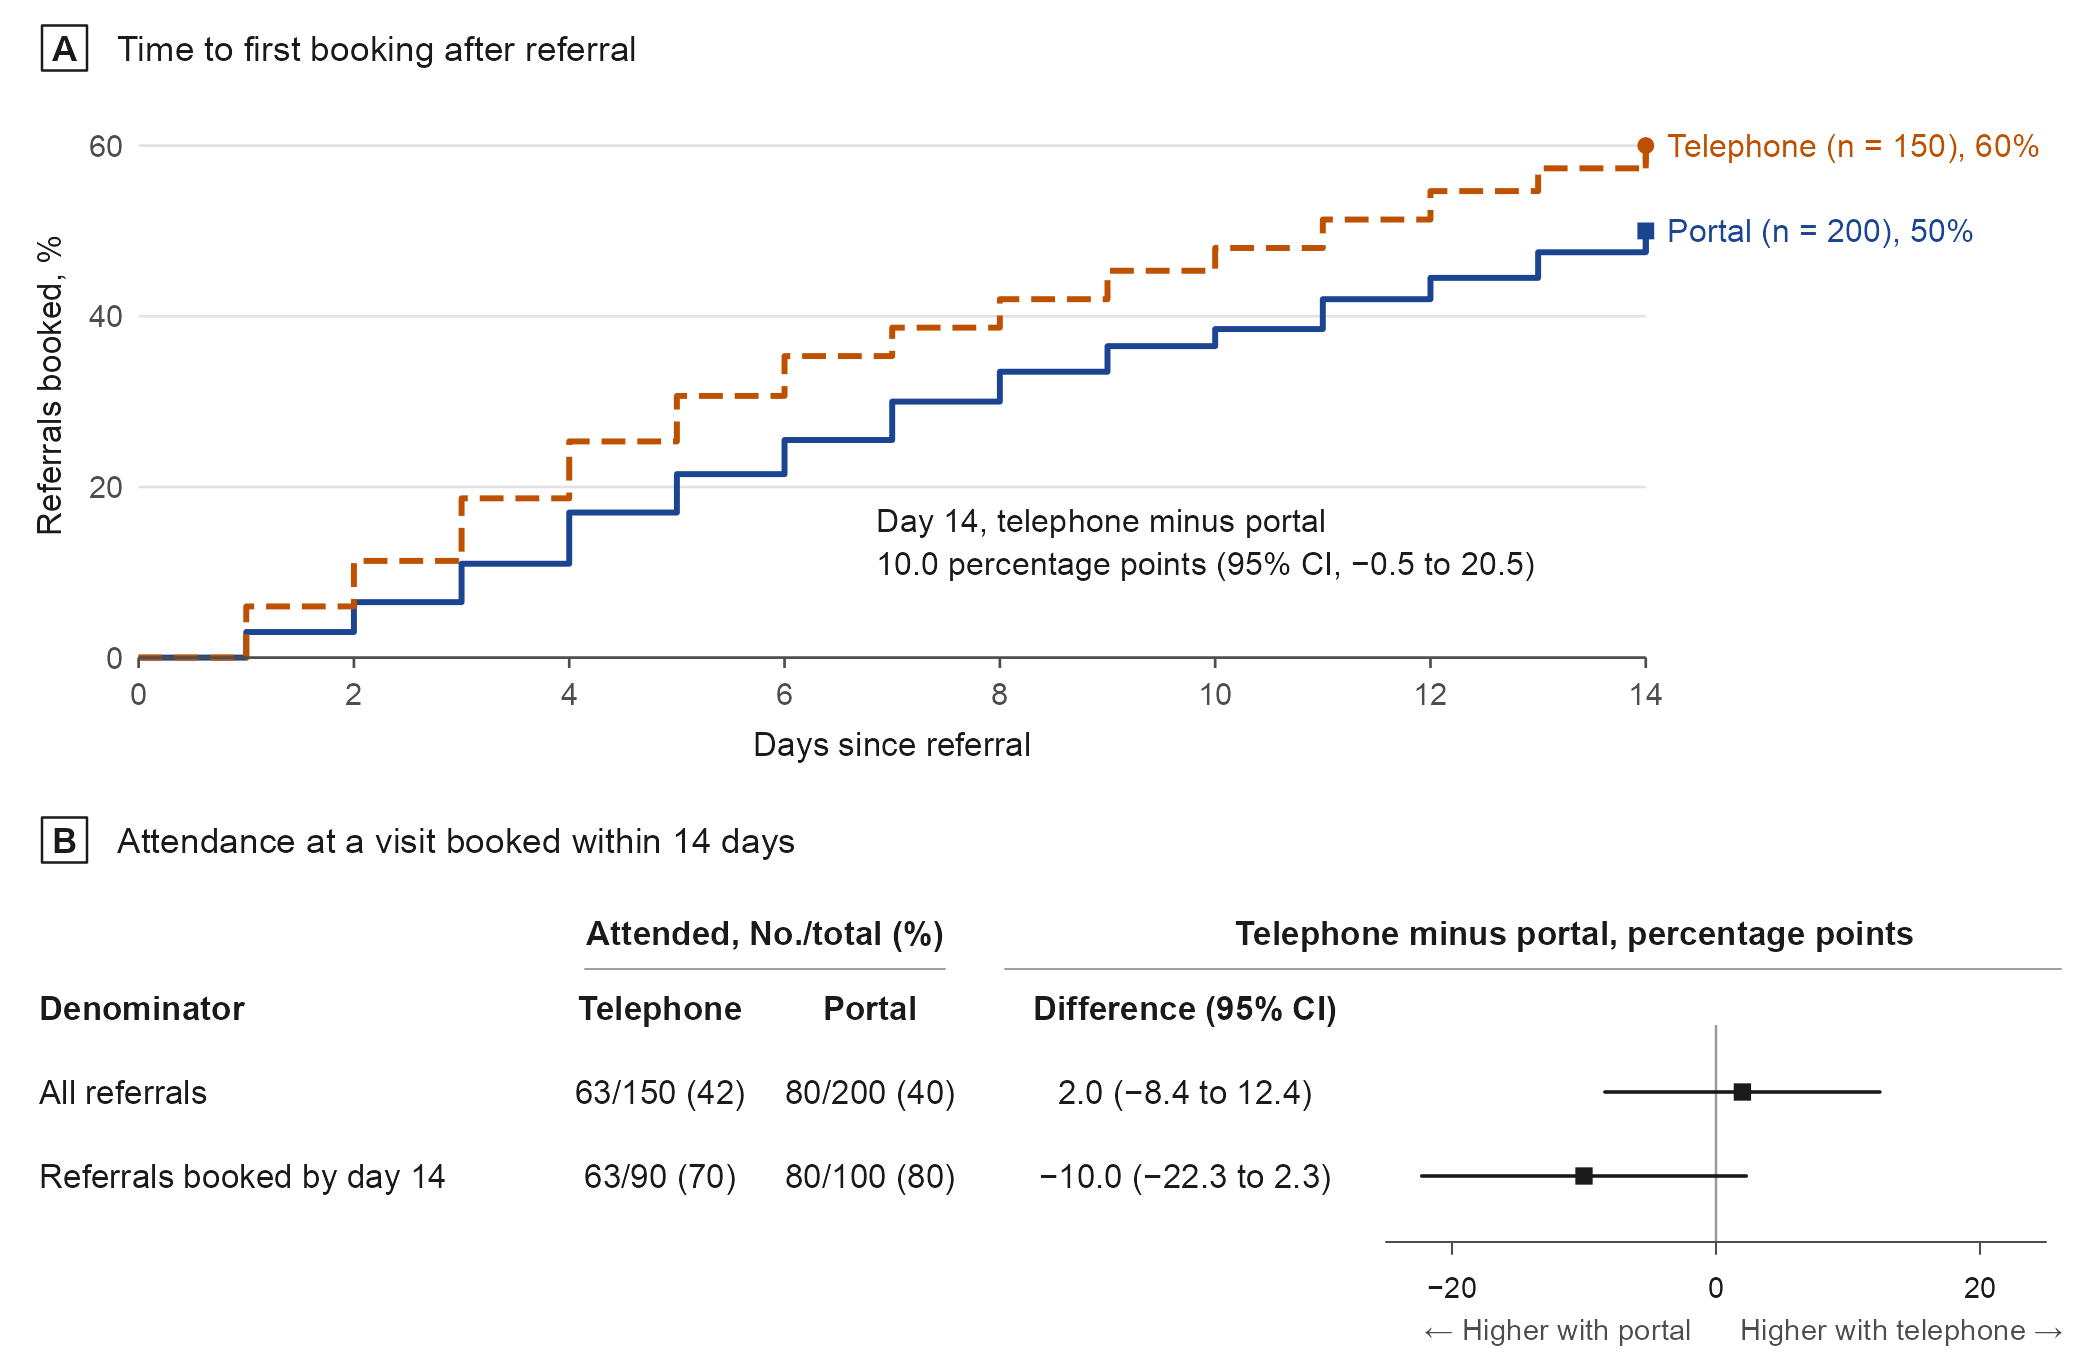

Recreate this plot in R.
# Run Rscript figure-example.R in the output directory to write a PNG and vector PDF.
# All data are synthetic. Each adult had one referral and complete follow-up.
#
# The figure carries no title or legend of its own. The manuscript legend would read:
#   Figure 1. Booking and attendance after outpatient referral, by initial invitation channel.
#   A, Cumulative percentage of referrals with a first booking; curves step at the end of
#   each day. B, Attendance at a visit booked within 14 days, including visits that took
#   place later. The first row counts referrals without a booking as not attending. The
#   second row is restricted to referrals booked by day 14, a group defined after the
#   invitation. Staff selected the invitation channel, and follow-up to day 14 was complete.
#   Differences are unadjusted, with normal-approximation 95% CIs.
library(ggplot2)
library(grid)

referrals <- data.frame(
  channel = c("Telephone", "Portal"),
  referred = c(150, 200),
  attended = c(63, 80)
)
daily <- data.frame(
  day = rep(0:14, 2),
  channel = rep(referrals$channel, each = 15),
  new_bookings = c(
    0, 9, 8, 11, 10, 8, 7, 5, 5, 5, 4, 5, 5, 4, 4,
    0, 6, 7, 9, 12, 9, 8, 9, 7, 6, 4, 7, 5, 6, 5
  )
)
daily$booked <- ave(daily$new_bookings, daily$channel, FUN = cumsum)
daily$fraction <- daily$booked / referrals$referred[match(daily$channel, referrals$channel)]
last_day <- subset(daily, day == 14)
referrals$booked <- last_day$booked[match(referrals$channel, last_day$channel)]

# Each contrast is telephone minus portal, in percentage points. The uncorrected
# two-sample CI uses the unpooled normal approximation for independent groups.
risk_difference <- function(events, total) {
  test <- prop.test(events, total, correct = FALSE)
  c(estimate = unname(100 * (test$estimate[1] - test$estimate[2])),
    lower = 100 * test$conf.int[1], upper = 100 * test$conf.int[2])
}
# One decimal with a true minus sign. The column head and the cue under the axis give the direction.
signed_number <- function(x) sub("^-", "−", sprintf("%.1f", x))
format_ci <- function(result) {
  sprintf("%s to %s", signed_number(result["lower"]), signed_number(result["upper"]))
}
booking_difference <- risk_difference(referrals$booked, referrals$referred)
booking_note <- sprintf("Day 14, telephone minus portal\n%s percentage points (95%% CI, %s)",
                        signed_number(booking_difference["estimate"]), format_ci(booking_difference))

ink <- "#1A1A1A"
muted <- "#4D4D4D"
channels <- c(Telephone = "#BD5100", Portal = "#1B4590")
shapes <- c(Telephone = 16, Portal = 15)
# Show the last day's jump as a continuous stroke beneath each endpoint symbol.
last_day$starting_n <- referrals$referred[match(last_day$channel, referrals$channel)]
last_day$before_last_booking_day <- (last_day$booked - last_day$new_bookings) / last_day$starting_n
last_day$label <- sprintf("%s (n = %d), %.0f%%", last_day$channel, last_day$starting_n,
                          100 * last_day$fraction)

booking_plot <- ggplot(daily, aes(day, fraction, colour = channel)) +
  geom_step(aes(linetype = channel), linewidth = 0.67, direction = "hv") +
  geom_segment(data = last_day, aes(xend = day, y = before_last_booking_day, yend = fraction),
               linewidth = 0.67) +
  geom_point(data = last_day, aes(shape = channel), size = 1.65) +
  geom_text(data = last_day, aes(label = label), hjust = 0, nudge_x = 0.20,
            size = 7.8, size.unit = "pt", family = "Arial", show.legend = FALSE) +
  annotate("text", x = 6.85, y = 0.135, label = booking_note, hjust = 0, lineheight = 1.10,
           family = "Arial", size = 7.8, size.unit = "pt", colour = ink) +
  scale_colour_manual(values = channels) +
  scale_linetype_manual(values = c(Telephone = "42", Portal = "solid")) +
  scale_shape_manual(values = shapes) +
  scale_x_continuous(breaks = seq(0, 14, 2)) +
  scale_y_continuous(breaks = seq(0, 0.6, 0.2), labels = function(x) 100 * x) +
  coord_cartesian(xlim = c(0, 14), ylim = c(0, 0.64), expand = FALSE, clip = "off") +
  labs(x = "Days since referral", y = "Referrals booked, %") +
  theme_minimal(base_family = "Arial", base_size = 8) +
  theme(
    text = element_text(colour = ink),
    axis.text = element_text(size = 7.5, colour = muted),
    axis.line.x = element_line(colour = muted, linewidth = 0.3),
    axis.ticks.x = element_line(colour = muted, linewidth = 0.3),
    axis.ticks.length = unit(2.5, "pt"),
    axis.title.x = element_text(margin = margin(t = 5)),
    axis.title.y = element_text(margin = margin(r = 5)),
    panel.grid = element_blank(),
    panel.grid.major.y = element_line(colour = "#E2E2E2", linewidth = 0.3),
    legend.position = "none",
    plot.margin = margin(3, 61, 2, 1, unit = "pt")
  )

# Both attendance rows use the same attendees. Only the eligible denominator changes.
populations <- c("All referrals", "Referrals booked by day 14")
denominators <- list(referrals$referred, referrals$booked)
attendance_differences <- lapply(denominators, function(total) risk_difference(referrals$attended, total))

# Set type and panel alignment in physical units at the intended print width.
page_width <- 7
page_height <- 4.55
from_top <- function(y) unit(1, "npc") - unit(y, "in")
text_at <- function(x, y, label, size = 8, face = "plain", colour = ink, align = "left") {
  grid.text(label, unit(x, "in"), from_top(y), just = c(align, "centre"),
            gp = gpar(fontfamily = "Arial", fontface = face, fontsize = size, col = colour))
}
line_at <- function(x1, y1, x2, y2, colour = muted, lwd = 0.65) {
  grid.lines(unit(c(x1, x2), "in"), from_top(c(y1, y2)), gp = gpar(col = colour, lwd = lwd))
}
panel_heading <- function(letter, title, y) {
  box <- unit(0.15, "in")
  grid.rect(unit(0.215, "in"), from_top(y), width = box, height = box,
            gp = gpar(fill = "white", col = ink, lwd = 0.8))
  text_at(0.215, y, letter, 8.5, "bold", align = "centre")
  text_at(0.39, y, title, 8.5)
}

draw_figure <- function() {
  grid.newpage()
  panel_heading("A", "Time to first booking after referral", 0.16)
  pushViewport(viewport(x = unit(0.11, "in"), y = from_top(0.33),
                        width = unit(6.22, "in"), height = unit(2.24, "in"),
                        just = c("left", "top")))
  grid.draw(ggplotGrob(booking_plot))
  popViewport()

  panel_heading("B", "Attendance at a visit booked within 14 days", 2.80)
  text_at(2.55, 3.11, "Attended, No./total (%)", 8, "bold", align = "centre")
  text_at(5.25, 3.11, "Telephone minus portal, percentage points", 8, "bold", align = "centre")
  line_at(1.95, 3.23, 3.15, 3.23, "#9A9A9A", 0.6)
  line_at(3.35, 3.23, 6.87, 3.23, "#9A9A9A", 0.6)

  text_at(0.13, 3.36, "Denominator", 8, "bold")
  group_x <- c(2.20, 2.90)
  for (i in seq_len(nrow(referrals))) {
    text_at(group_x[i], 3.36, referrals$channel[i], 8, "bold", align = "centre")
  }
  text_at(3.95, 3.36, "Difference (95% CI)", 8, "bold", align = "centre")

  # Numerical and graphical columns use the same row centers and contrast values.
  rows <- c(3.64, 3.92)
  forest_x <- function(value) 5.72 + value * 0.044
  line_at(forest_x(0), 3.42, forest_x(0), 4.14, "#9A9A9A", 0.8)
  for (i in seq_along(populations)) {
    result <- attendance_differences[[i]]
    total <- denominators[[i]]
    text_at(0.13, rows[i], populations[i], size = 8)
    for (j in seq_along(group_x)) {
      cell <- sprintf("%d/%d (%.0f)", referrals$attended[j], total[j],
                      100 * referrals$attended[j] / total[j])
      text_at(group_x[j], rows[i], cell, align = "centre")
    }
    text_at(3.95, rows[i], sprintf("%s (%s)", signed_number(result["estimate"]), format_ci(result)),
            align = "centre")
    line_at(forest_x(result["lower"]), rows[i], forest_x(result["upper"]), rows[i], ink, 1.15)
    grid.points(unit(forest_x(result["estimate"]), "in"), from_top(rows[i]),
                pch = 15, size = unit(0.077, "in"), gp = gpar(col = ink))
  }

  line_at(forest_x(-25), 4.14, forest_x(25), 4.14, muted)
  for (tick in c(-20, 0, 20)) {
    line_at(forest_x(tick), 4.14, forest_x(tick), 4.18)
    text_at(forest_x(tick), 4.29, sub("^-", "−", as.character(tick)), 7.1, align = "centre")
  }

  # A muted cue says which direction is which, so the estimates need no plus signs.
  text_at(forest_x(0) - 0.08, 4.43, "← Higher with portal", 7.1, colour = muted, align = "right")
  text_at(forest_x(0) + 0.08, 4.43, "Higher with telephone →", 7.1, colour = muted)
}

ragg::agg_png("figure-example.png", width = page_width, height = page_height,
              units = "in", res = 300, background = "white")
draw_figure()
invisible(dev.off())
cairo_pdf("figure-example.pdf", width = page_width, height = page_height, family = "Arial")
draw_figure()
invisible(dev.off())
